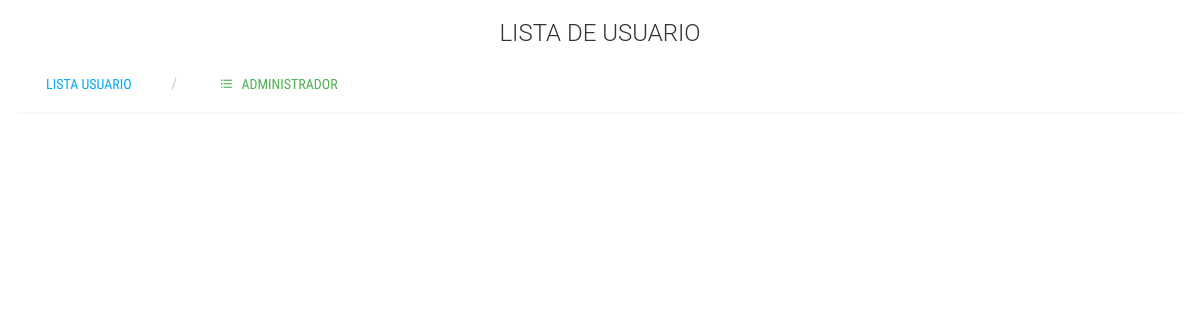
Page /admin/listUsu.php on the earlier database version.
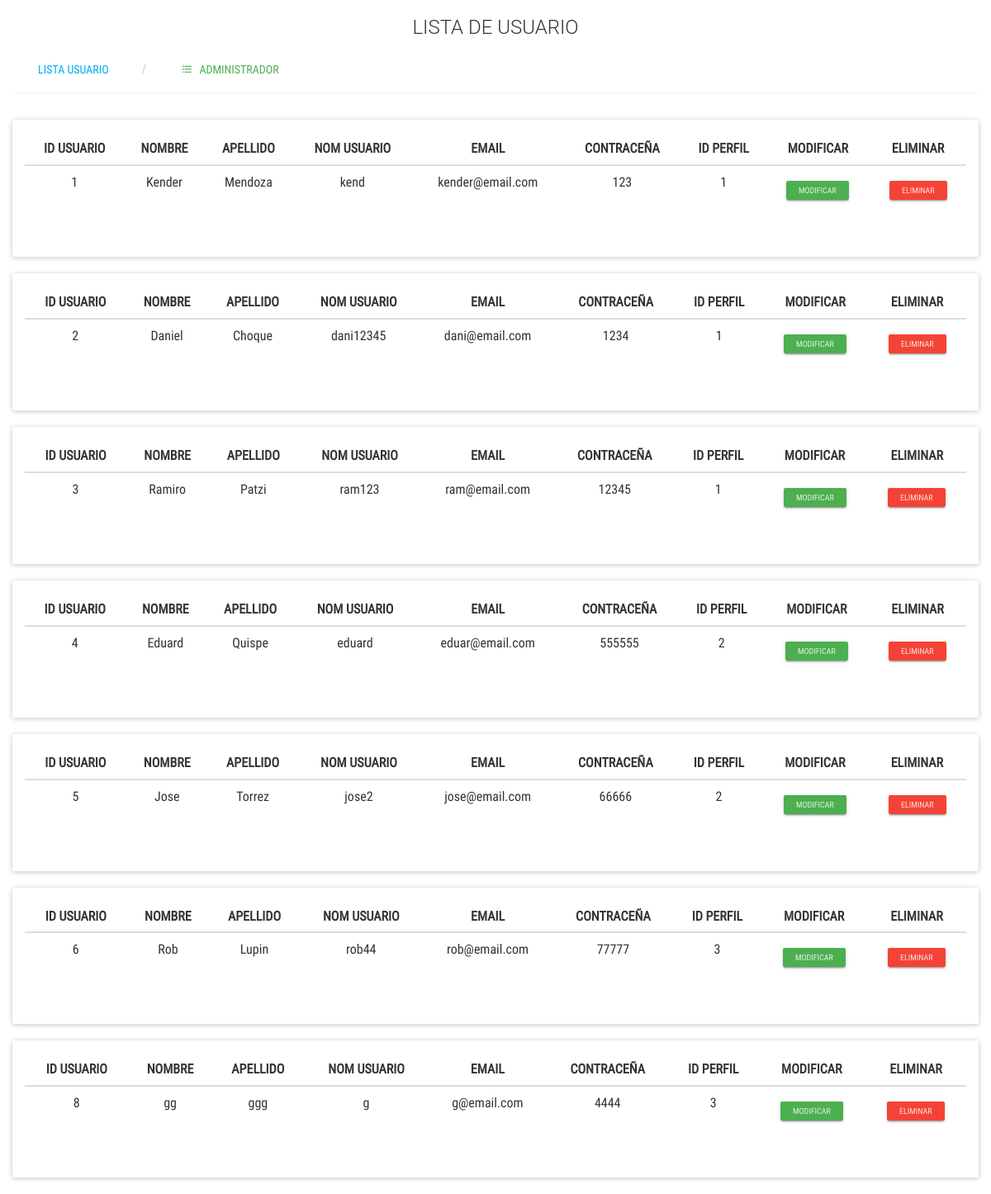
Same page on the later database version.
### tables this page shows
CREATE TABLE `usuario` (
  `id_usuario` int(11) NOT NULL,
  `nombre` varchar(100) NOT NULL,
  `apellido` varchar(100) DEFAULT NULL,
  `nom_usuario` varchar(100) DEFAULT NULL,
  `email` varchar(100) NOT NULL,
  `password` int(100) NOT NULL,
  `id_perfil` int(30) NOT NULL
);

### admin/listUsu.php (the view, shortened to what this page needs)
<?php
include("../controladores/conexion.php");
?>
<html lang="es">
<head>
    <link rel="stylesheet" href="css/listas.css">
</head>
<h3 class="text-center">LISTA DE USUARIO</h3>
<form action="" method="post">
    <div class="container-fluid">
			<ul class="breadcrumb breadcrumb-tabs">
				<li>
                    <input class="btn btn-info" type="submit" name="btn1" value="LISTA USUARIO">
				</li>
				<li>
					<a href="productos.php" class="btn btn-success">
						<i class="zmdi zmdi-format-list-bulleted" type="sumit" value=""></i> &nbsp; ADMINISTRADOR
					</a>
				</li>
			</ul>
		</div>
</form>
<?php
$consulta = "SELECT * FROM usuario";
$respuesta = mysqli_query($conexion, $consulta);
while ($fila = mysqli_fetch_array($respuesta)) {
?>
        <div class="container-fluid">
            <div class="panel panel-primary">
                <div class="panel-body">
                    <div class="table-responsive">
                        <table class="table table-hover text-center">
                        <thead>
							<tr>
                                    <th scope="col" class="text-center">ID USUARIO</th>
                                    <th scope="col" class="text-center">NOMBRE</th>
                                    <th scope="col" class="text-center">APELLIDO</th>
                                    <th scope="col" class="text-center">NOM USUARIO</th>
                                    <th scope="col" class="text-center">EMAIL</th>
                                    <th scope="col" class="text-center">CONTRACEÑA</th>
                                    <th scope="col" class="text-center">ID PERFIL</th>
                                    <th scope="col" class="text-center">MODIFICAR</th>
                                    <th scope="col" class="text-center">ELIMINAR</th>
                                </tr>
                            </thead>
                            <tbody>
                                <tr>
                                    <td scope="row"><?php echo $fila['id_usuario']; ?></td>
                                    <td scope="row"><?php echo $fila['nombre']; ?></td>
                                    <td scope="row"><?php echo $fila['apellido']; ?></td>
                                    <td scope="row"><?php echo $fila['nom_usuario']; ?></td>
                                    <td scope="row"><?php echo $fila['email']; ?></td>
                                    <td scope="row"><?php echo $fila['password']; ?></td>
                                    <td scope="row"><?php echo $fila['id_perfil']; ?></td>
										<td>
											<form action="ModiUsu.php" method="post">
												<input type="submit" name="btn3" value="MODIFICAR"  class="btn btn-success btn-raised btn-xs">
											</form>
											</td>
									<td><form action="../controladores/abm.php" method="post">
										<input type="submit" name="btn1" value="ELIMINAR" class="btn btn-danger btn-raised btn-xs">
										</form>
									</td>
								</tr>
							</tbody>
                        </table>
                    </div>
                </div>
            </div>
        </div>
<?php
}
?>
</body>
</html>

Differences in the rows shown:
added usuario: id_usuario "1", nombre "Kender", apellido "Mendoza", nom_usuario "kend", email "kender@email.com", password "123", id_perfil "1"
added usuario: id_usuario "2", nombre "Daniel", apellido "Choque", nom_usuario "dani12345", email "dani@email.com", password "1234", id_perfil "1"
added usuario: id_usuario "3", nombre "Ramiro", apellido "Patzi", nom_usuario "ram123", email "ram@email.com", password "12345", id_perfil "1"
added usuario: id_usuario "4", nombre "Eduard", apellido "Quispe", nom_usuario "eduard", email "eduar@email.com", password "555555", id_perfil "2"
added usuario: id_usuario "5", nombre "Jose", apellido "Torrez", nom_usuario "jose2", email "jose@email.com", password "66666", id_perfil "2"
added usuario: id_usuario "6", nombre "Rob", apellido "Lupin", nom_usuario "rob44", email "rob@email.com", password "77777", id_perfil "3"
added usuario: id_usuario "8", nombre "gg", apellido "ggg", nom_usuario "g", email "g@email.com", password "4444", id_perfil "3"
